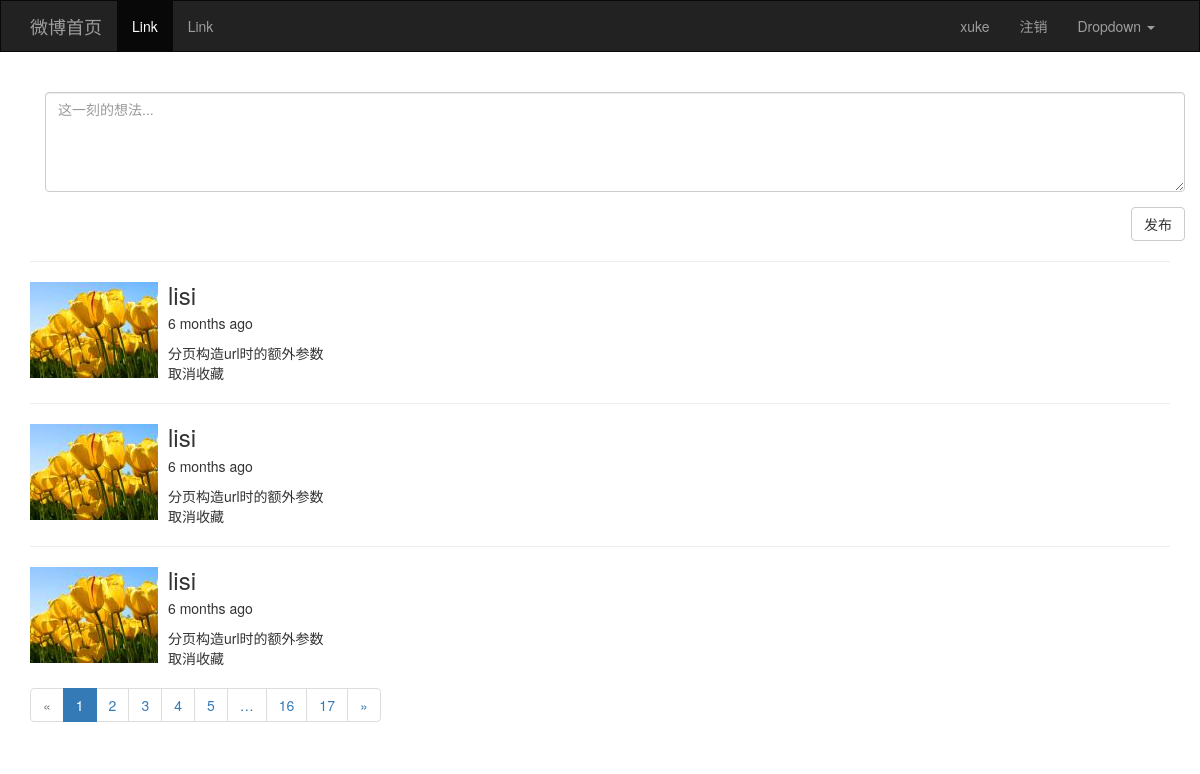
Page /index/ (signed in) on the committed database.
### app/models/users.py (models this page shows, shortened)
class User(UserMixin, db.Model):
    __tablename__ = 'users'
    id = db.Column(db.Integer, primary_key=True)
    username = db.Column(db.String(32), unique=True)
    password_hash = db.Column(db.String(256))
    email = db.Column(db.String(64), unique=True)
    confirmed = db.Column(db.Boolean, default=False)
    icon = db.Column(db.String(64), default='default.jpg')
    posts = db.relationship('Post', backref='user', lazy='dynamic')
    favorites = db.relationship('Post', secondary='collections',
                                backref=db.backref('users', lazy='dynamic'),
                                lazy='dynamic')
    def is_favorite(self, pid):
        favorites = self.favorites.all()
        posts = list(filter(lambda p: p.id == pid, favorites))
        if len(posts) > 0:
            return True
        return False
    @property
    def password(self):
        raise AttributeError('密码不能直接访问')

### app/models/posts.py (models this page shows)
class Post(db.Model):
    __tablename__ = 'posts'
    id = db.Column(db.Integer, primary_key=True)
    content = db.Column(db.Text)
    timestamp = db.Column(db.DateTime, default=datetime.utcnow)
    rid = db.Column(db.Integer, default=0)
    uid = db.Column(db.Integer, db.ForeignKey('users.id'))

### app/views/main.py (the view)
@main.route('/index/', methods=['GET', 'POST'])
def index():
    form = PostForm()
    if form.validate_on_submit():
        user = current_user._get_current_object()
        post = Post(content=form.content.data, user=user)
        db.session.add(post)
        form.content.data = ''
        flash('发布成功')
    pagination = Post.query.filter_by(rid=0).order_by(Post.timestamp.desc()).paginate(per_page=3, max_per_page=8, error_out=False)
    posts = pagination.items
    return render_template('common/index.html', form=form, posts=posts, pagination=pagination)

### app/forms/posts.py
class PostForm(FlaskForm):
    content = TextAreaField('', render_kw={'style': 'height:100px','placeholder': '这一刻的想法...'}, validators=[Length(4,200,message='说话要注意分寸')])
    submit = SubmitField('发布', render_kw={'style': 'float:right'})

### app/models/users.py (called while the page is built)
@login_manager.user_loader
def load_user(uid):
    user = User.query.get(int(uid))
    return user

### app/templates/common/index.html (shortened to what this page needs)
{% extends 'common/base.html' %}
{% from 'macro.html' import show_pagination %}
{% block page_content %}
    <div class="container">
    {{ wtf.quick_form(form) }}
    </div>
    {% for post in posts %}
        <hr>
        <div class="media">
            <div class="media-left">
                <a href="#">
                    <img class="media-object" src="{{ url_for('static',filename='upload/'+ post.user.icon) }}" alt="头像">
                </a>
            </div>
            <div class="media-body">
                <h3 class="media-heading">{{ post.user.username }}</h3>
                <p>{{ moment(post.timestamp).fromNow() }}</p>
                {{ post.content }}
                {% if current_user.is_authenticated %}
                    <div class="collect" url="{{ url_for('users.collect', pid=post.id) }}" style="cursor: pointer">{% if current_user.is_favorite(post.id) %}取消收藏{% else %}收藏{% endif %}</div>
                {% endif %}
            </div>
        </div>
    {% endfor %}
    {{ show_pagination(pagination, 'main.index') }}
{% endblock %}

### app/templates/common/base.html (shortened to what this page needs)
{% extends 'bootstrap/base.html' %}
{% import 'bootstrap/wtf.html' as wtf %}
{% block head %}
    {{ super() }}
{% endblock %}
{% block navbar %}
    <nav class="navbar navbar-inverse" style="border-radius: 0px;">
        <div class="container">
            <div class="navbar-header">
                <a class="navbar-brand" href="{{ url_for('main.index') }}">微博首页</a>
            </div>
            <div class="collapse navbar-collapse" id="bs-example-navbar-collapse-1">
                <ul class="nav navbar-nav">
                    <li class="active"><a href="#">Link <span class="sr-only">(current)</span></a></li>
                    <li><a href="#">Link</a></li>
                </ul>
                <ul class="nav navbar-nav navbar-right">
                    {% if current_user.is_authenticated %}
                        <li><a href="{{ url_for('users.profile') }}">{{ current_user.username }}</a></li>
                        <li><a href="{{ url_for('users.logout') }}">注销</a></li>
                    {% else %}
                        <li><a href="{{ url_for('users.login') }}">登录</a></li>
                        <li><a href="{{ url_for('users.register') }}">注册</a></li>
                    {% endif %}
                    <li class="dropdown">
                        <a href="#" class="dropdown-toggle" data-toggle="dropdown" role="button" aria-haspopup="true"
                           aria-expanded="false">Dropdown <span class="caret"></span></a>
                    </li>
                </ul>
            </div>
        </div>
    </nav>
{% endblock %}
{% block content %}
    <div class="container">
        {% block page_content %}
        {% endblock %}
    </div>
{% endblock %}
{% block styles %}
    {{ super() }}
{% endblock %}

### rows in the picture
User: username "xuke"
Post: icon (picture), user.username "lisi", timestamp "6 months ago", content "分页构造url时的额外参数", shows "取消收藏"
Post: icon (picture), user.username "lisi", timestamp "6 months ago", content "分页构造url时的额外参数", shows "取消收藏"
Post: icon (picture), user.username "lisi", timestamp "6 months ago", content "分页构造url时的额外参数", shows "取消收藏"

### other values in the picture
{{ page }} "1" "2" "3" "4" "5" "16" "17"
